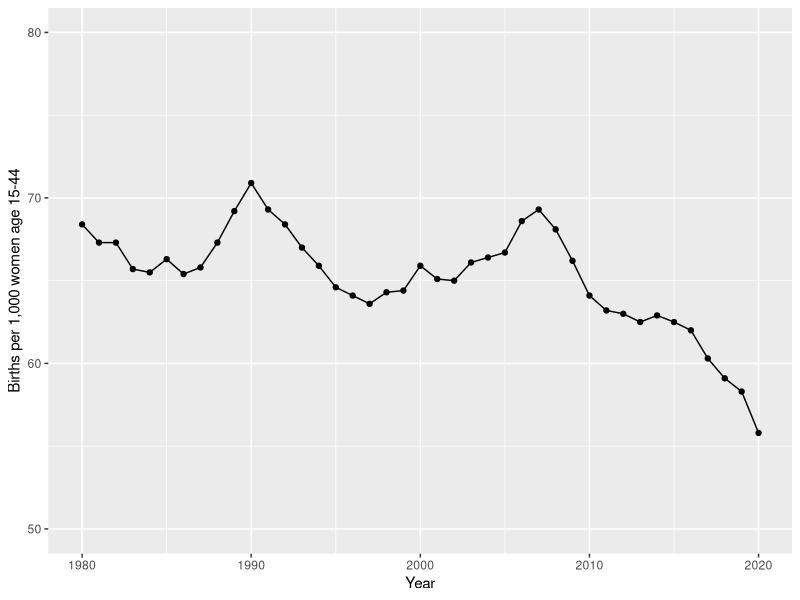

Reproduce this figure in R.
#### load the libraies we need ####
library(tidyverse)
library(dplyr)
library(here)
library(ggplot2)

US_birth_date_from_1985_to_2020 <- read_csv(here::here("inputs/data/fig_1.csv"))

ggplot(data=US_birth_date_from_1985_to_2020, aes(x=`year`, y=`brate_all`, group=1)) +
  geom_line()+
  geom_point() +
  ylim(50, 80) +
  xlab("Year") + ylab("Births per 1,000 women age 15-44")

